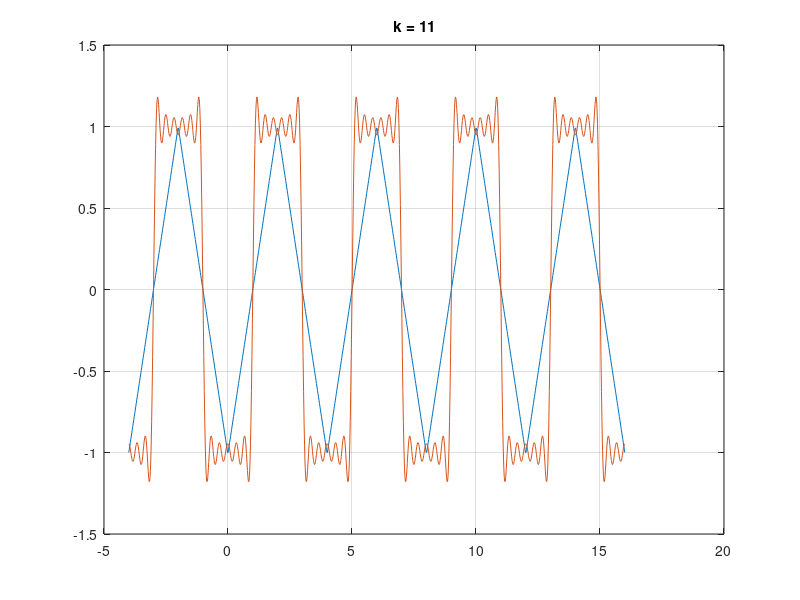
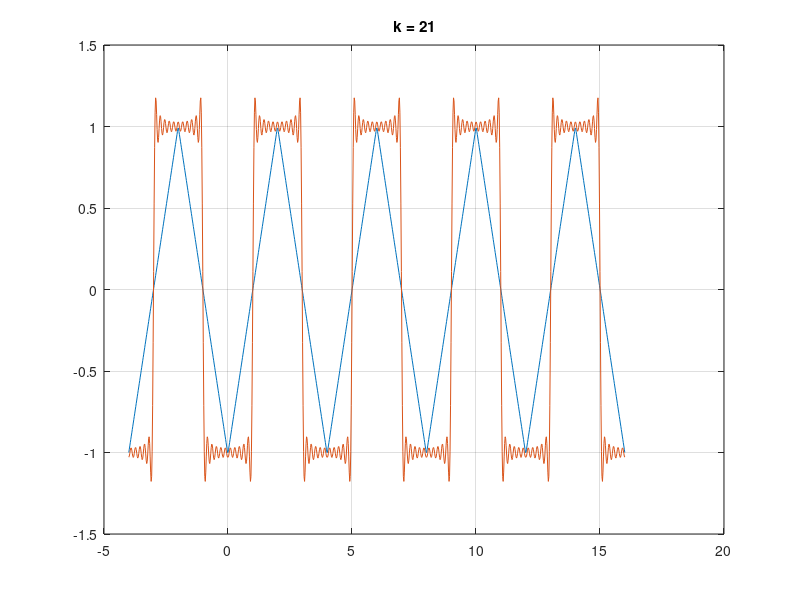
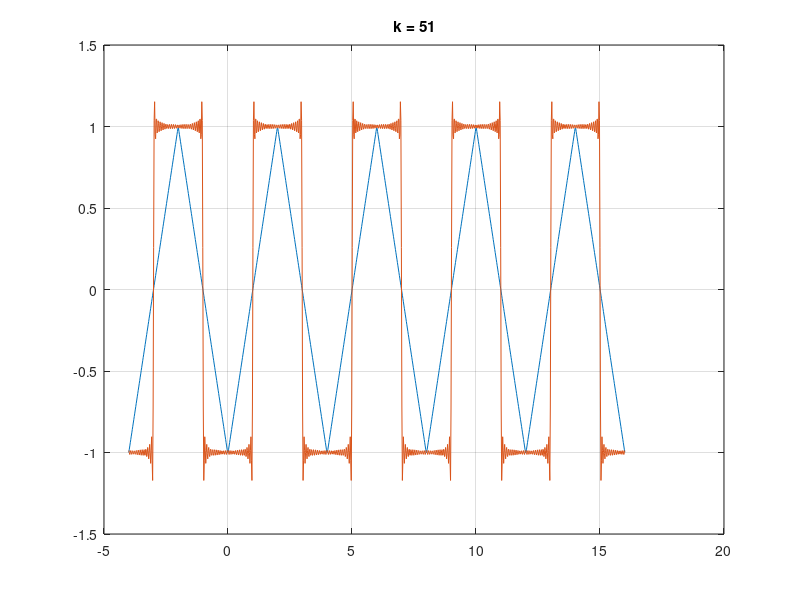

MATLAB code to generate these figures, in order:
% Group 96 19/12/2021
% Arda Ünver    - 2444081
% Deniz Karakay - 2443307
% Ercihan Kara  - 2375160

% HW2 Q4 Part 2

clc;
clear;
close all;

% Period
T = 4;

% Delay
delay = 1;

% Fund Frequency
w0 = 2*pi/T;

% "N + 1" period is shown
N = 4;

% 200 samples per one period
samples = 200;

% Given function
f = @(t)(t-1).*(0<=t & t<=2) + (3-t).*(2<=t & t<=4);

% Generating samples in one period
x = linspace(0,T,samples);

% Interval to be shown
intvl = [-T, N*T];

% Copying the original function values to get multiple periods
periodic_fx = repmat(f(x),1,N+1);

% Copying the original input values to get multiple periods
periodic_x = linspace(intvl(1),intvl(2),length(periodic_fx));

% Get 51th Harmonic
fs=51;
sum=0;
for k=1:2:fs
    % Calculate FS coefficients
    ak =(4)/(k*pi)^2*(-1+(-1)^k);

    % Delay FS coefficients by 1
    ak = ak * exp(-1j*k*w0*delay);

    % Differentiate FS coefficients
    ak = ak *(1j*k*w0);

    % Calculate output function
    sum=sum+(ak*(cos(k*x*w0)));

    % k = 11
    if k == 11
        figure;

        % Make output periodic
        periodic_sum = repmat(sum,1,N+1);
      
        % Plot original and reconstructed signal
        plot(periodic_x, periodic_fx,periodic_x,periodic_sum)
        grid
        title('k = 11')

    % k = 21
    elseif k == 21
        figure;

        % Make output periodic
        periodic_sum = repmat(sum,1,N+1);

        % Plot original and reconstructed signal
        plot(periodic_x, periodic_fx,periodic_x,periodic_sum)
        grid
        title('k = 21')

    % k = 51
    elseif k == 51
        figure;

        % Make output periodic
        periodic_sum = repmat(sum,1,N+1);

        % Plot original and reconstructed signal
        plot(periodic_x, periodic_fx,periodic_x,periodic_sum)
        grid
        title('k = 51')
    end
end 

% After reconstruction of the original signal by delayed and differentiated
% version, we observed the Gibbs phenomenon. If we further increase the
% number of FS coefficients to reconstruct the original signal, we can
% observe convergence to the delayed and differentiated waveform at the
% edges. However, as you can see from the results of k = 11, we do not need
% to zoom into the see the Gibbs effect. Therefore, increasing the number
% of FS coefficients allow us to converge our reconstructed signal to the
% original one.